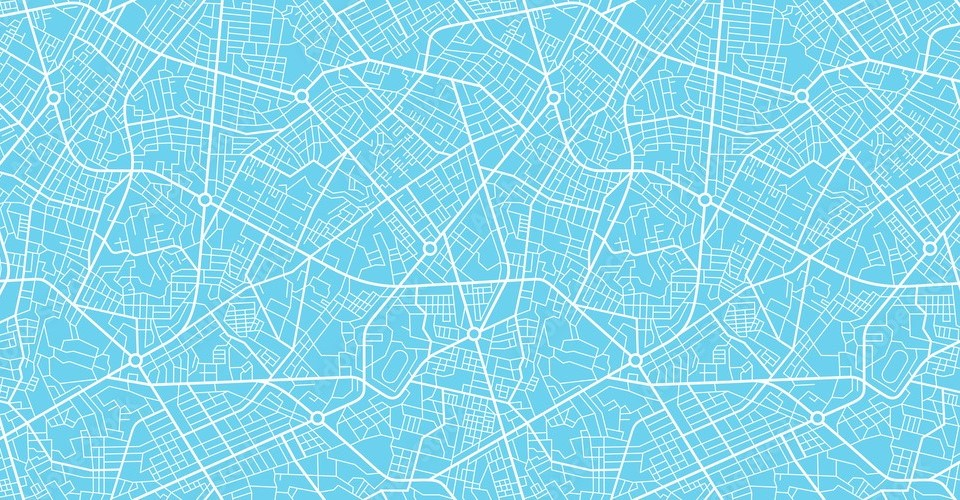
#> input picture map.jpg, 960 x 500 px, found by its file name
$ python ImageToGrid2.py
#> lines starting #> are read from the running program, lines starting #| are printed output that depends on the picture; after the words box and inside, x2 and y2 are one past the last pixel; in counts of white or black regions, pixels touching at a corner belong together
from PIL import Image
import numpy as np

def image_to_grid_custom_rgb(image_path, rgb_value1, rgb_value2, grid_size=(961, 500)):
    # 이미지를 RGB 모드로 불러옴
#> called with image_path = 'map.jpg', rgb_value1 = array of shape (3,), rgb_value2 = array of shape (3,), grid_size = (961, 500)
    image = Image.open(image_path).convert('RGB')
#> image is the input picture: PIL image 960x500 RGB; mean R, G, B 138.4, 216.6, 235.3
    image = image.resize(grid_size)  # 이미지를 지정된 크기로 리사이즈
#> image: PIL image 961x500 RGB

    # 이미지 데이터를 numpy 배열로 변환
    image_array = np.array(image)

    # RGB 값과의 거리를 계산하는 함수
    def color_distance(rgb1, rgb2):
        return np.sqrt(np.sum((rgb1 - rgb2) ** 2))

    # 그리드 초기화
    grid = np.zeros(grid_size, dtype=int)

    # 각 픽셀을 순회하며, 두 RGB 값 중 어느 것과 더 가까운지 판단하여 그리드 설정
    for i in range(grid_size[1]):
        for j in range(grid_size[0]):
            pixel = image_array[i, j]
            distance_to_rgb_value1 = color_distance(pixel, rgb_value1)
            distance_to_rgb_value2 = color_distance(pixel, rgb_value2)

            # 더 가까운 색상에 따라 그리드 값을 설정
            if distance_to_rgb_value1 < distance_to_rgb_value2:
                grid[i, j] = 0
            else:
                grid[i, j] = 1
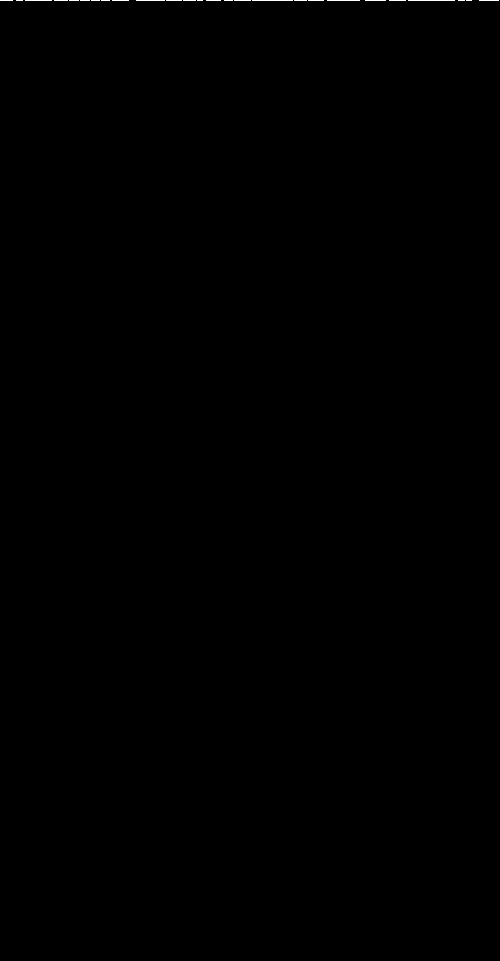
#> grid: shape (961, 500) int64; values 0 (black) and 1 (white), 0.09% white in thin lines or dots, all inside (x1, y1, x2, y2) = (0, 0, 499, 1)

    return grid

# 사용 예시
rgb_value1 = np.array([255, 255, 255])
rgb_value2 = np.array([103, 206, 237])
#> (the run stopped early here; a loop or call above may not have finished)
